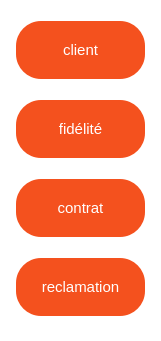
     <widget class="QGroupBox" name="verticalGroupBox">
      <property name="geometry">
       <rect>
        <x>0</x>
        <y>120</y>
        <width>161</width>
        <height>341</height>
       </rect>
      </property>
      <property name="styleSheet">
       <string notr="true">background-color:rgb(255, 255, 255,1);
border:none;
heigth:60%;</string>
      </property>
      <layout class="QVBoxLayout" name="verticalLayout">
       <item>
        <widget class="QPushButton" name="pushButton_11">
         <property name="styleSheet">
          <string notr="true">.QPushButton {

  border-radius: 25%;
  background-color: #f4511e;

  color: #FFFFFF;
  text-align: center;
  font-size: 15px;
  padding: 20px;


  cursor: pointer;
  margin: 5px;
}

.QPushButton:hover  {
 padding-right: 25px;
font-size: 22px;
background-color:black;
}

</string>
         </property>
         <property name="text">
          <string>client</string>
         </property>
         <property name="iconSize">
          <size>
           <width>10</width>
           <height>10</height>
          </size>
         </property>
        </widget>
       </item>
       <item>
        <widget class="QPushButton" name="pushButton_10">
         <property name="styleSheet">
          <string notr="true">.QPushButton {

  border-radius: 25%;
  background-color: #f4511e;

  color: #FFFFFF;
  text-align: center;
  font-size: 15px;
  padding: 20px;


  cursor: pointer;
  margin: 5px;
}

.QPushButton:hover  {
  padding-right: 25px;
font-size: 22px;
 background-color:black;
}

</string>
         </property>
         <property name="text">
          <string>fidélité</string>
         </property>
         <property name="iconSize">
          <size>
           <width>10</width>
           <height>10</height>
          </size>
         </property>
        </widget>
       </item>
       <item>
        <widget class="QPushButton" name="pushButton_12">
         <property name="styleSheet">
          <string notr="true">.QPushButton {

  border-radius: 25%;
  background-color: #f4511e;

  color: #FFFFFF;
  text-align: center;
  font-size: 15px;
  padding: 20px;


  cursor: pointer;
  margin: 5px;
}

.QPushButton:hover  {
  padding-right: 25px;
font-size: 22px;
 background-color:black;
}

</string>
         </property>
         <property name="text">
          <string>contrat</string>
         </property>
         <property name="iconSize">
          <size>
           <width>10</width>
           <height>10</height>
          </size>
         </property>
        </widget>
       </item>
       <item>
        <widget class="QPushButton" name="pushButton_13">
         <property name="styleSheet">
          <string notr="true">.QPushButton {

  border-radius: 25%;
  background-color: #f4511e;

  color: #FFFFFF;
  text-align: center;
  font-size: 15px;
  padding: 20px;


  cursor: pointer;
  margin: 5px;
}

.QPushButton:hover  {
  padding-right: 25px;
font-size: 22px;
 background-color:black;
}

</string>
         </property>
         <property name="text">
          <string>reclamation</string>
         </property>
         <property name="iconSize">
          <size>
           <width>10</width>
           <height>10</height>
          </size>
         </property>
        </widget>
       </item>
      </layout>
     </widget>
